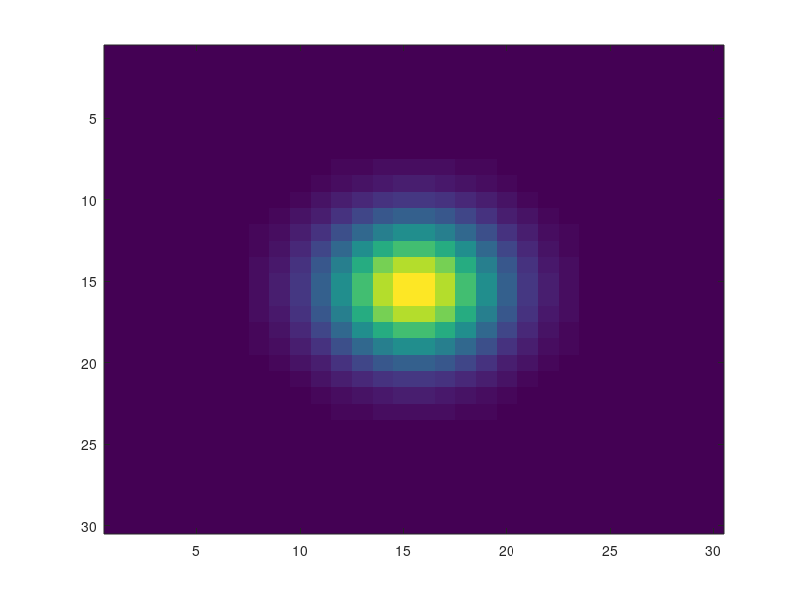

This figure's MATLAB source: (Note: this script raises an error after producing the figure.)
clear all, clc

% 1) set simulation metadata
Sim.T       = 500;                              % # of time steps
Sim.dt      = 0.005;                            % time step size

% 2) initialize spatial filter
mu      = [0 0];
Sigma   = diag([1,1])*1;
Nrows   = 30;
x1      = linspace(-5,5,Nrows); 
x2      = x1;
[X1,X2] = meshgrid(x1,x2);
P.a     = mvnpdf([X1(:) X2(:)],mu,Sigma);
figure(1), clf, imagesc(reshape(P.a,length(x2),length(x1)));

% 3) initialize other params
P.b     = 0*P.a;
P.sig   = .05;                                  % stan dev of noise
C_0     = 0;
tau     = 0.05;                                 % decay time constant
P.gam   = 1-Sim.dt/tau;
P.lam   = 10;                                   % rate-ish, ie, lam*dt=# spikes per second

% 3) simulate data
n = poissrnd(P.lam*Sim.dt*ones(Sim.T-1,1));     % simulate spike train
% n(n>1)=1;
n = [C_0; n];                                   % set initial calcium
C = filter(1,[1 -P.gam],n);                     % calcium concentration
Z = 0*C;
F = C*P.a'+Z*P.b'+P.sig*randn(Sim.T,length(P.a));             % fluorescence

for i=1:Sim.T
    imwrite(reshape(F(i,:),Nrows,Nrows)',['Sim1Cell.tif'],'tif','Compression','none','WriteMode','append')
end

% 4) infer spike train
n=FOOPSI2_56(F,P,Sim);

% 5) plot results